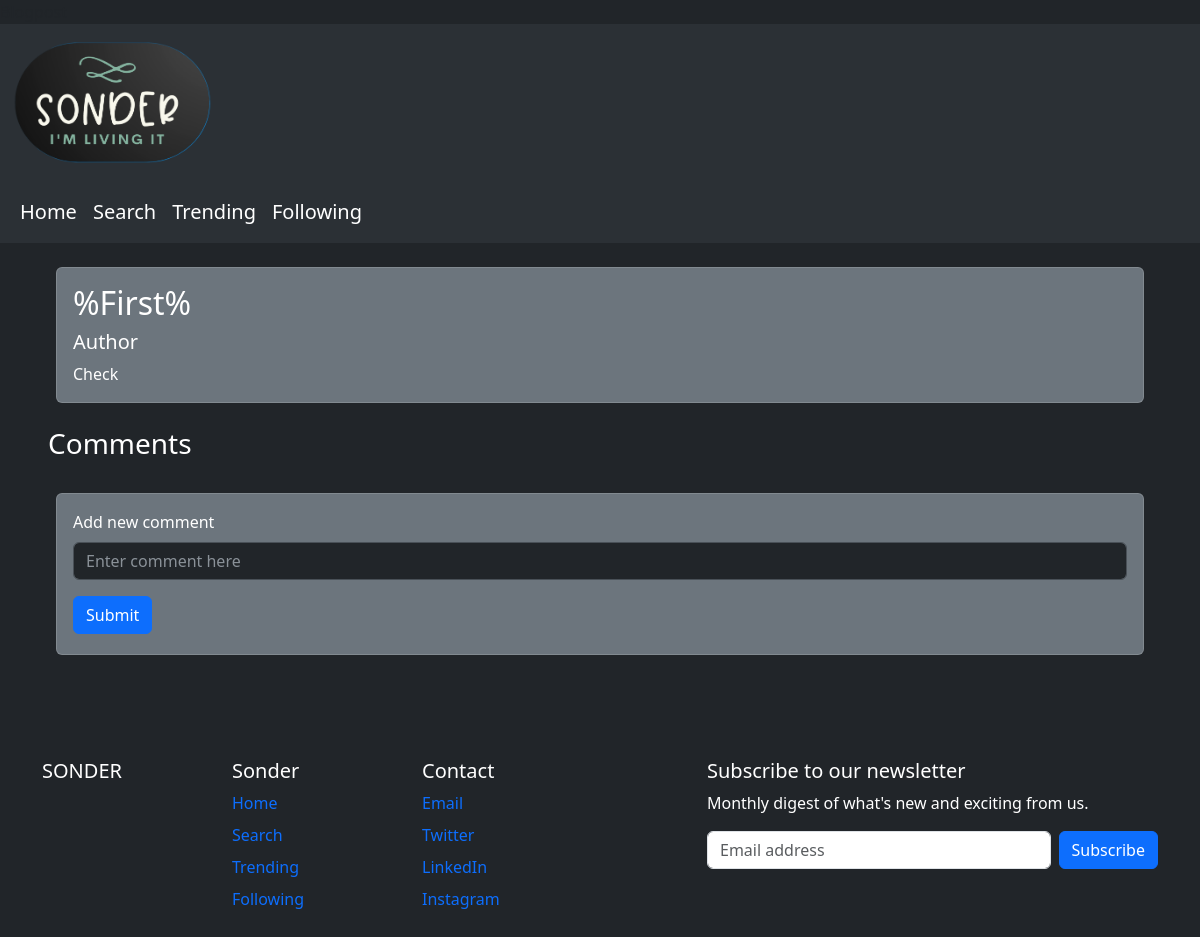
Before: /3 with the older database file.
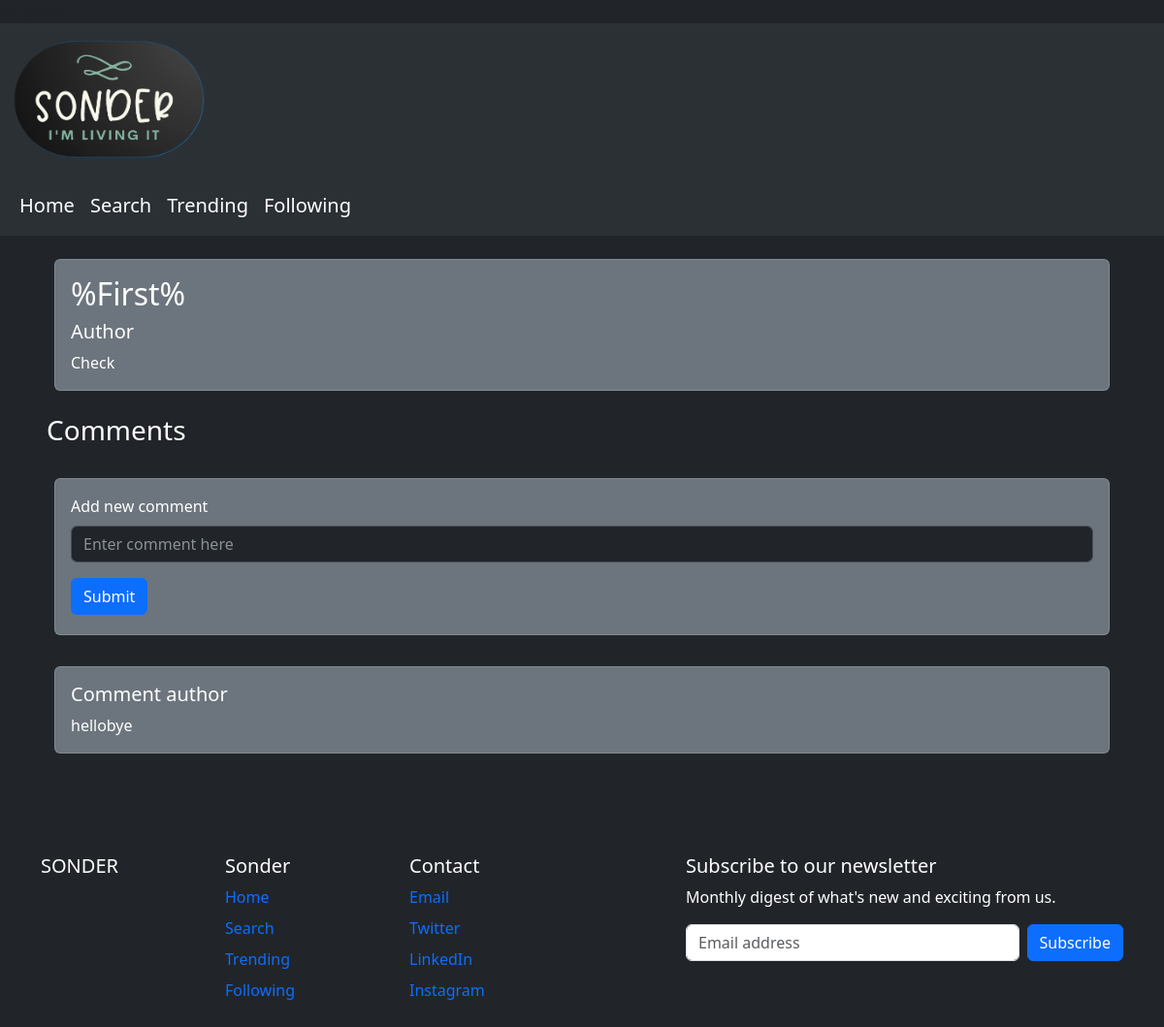
After: the same page with the newer database file.
### tables this page shows
CREATE TABLE posts (
    id INTEGER PRIMARY KEY AUTOINCREMENT,
    created TIMESTAMP NOT NULL DEFAULT CURRENT_TIMESTAMP,
    title TEXT NOT NULL,
    content TEXT NOT NULL
);

CREATE TABLE comments (
    comment_id INTEGER PRIMARY KEY AUTOINCREMENT,
    created TIMESTAMP NOT NULL DEFAULT CURRENT_TIMESTAMP,
    post_id INTEGER NOT NULL,
    content TEXT NOT NULL
);

### app.py (the view, shortened to what this page needs)
@app.route('/<int:postId>', methods=('GET', 'POST'))
def viewPost(postId):
    post = getPost(postId)
    comments = getComments(postId)
    return render_template('blogpost.html', posts=post, comments=comments)

### app.py (called while the page is built)
def get_db_connection():
    conn = sqlite3.connect('database.db')
    conn.row_factory = sqlite3.Row
    return conn

def getPost(postId):
    conn = get_db_connection()
    post = conn.execute('SELECT * FROM posts WHERE id = ?', (postId,)).fetchone()
    conn.close()
    if post is None:
        abort(404)
    return post

def getComments(postId):
    conn = get_db_connection()
    comments = conn.execute('SELECT * FROM comments WHERE post_id = ?', (postId,)).fetchall()
    conn.close()
    if comments is None:
        return {}
    return comments

### templates/blogpost.html (shortened to what this page needs)
{% extends 'base.html' %}
{% block body %}
      <div class="d-grid gap-3">
        <div class="p-2 bg-dark text-white mx-5 mt-3" data-bs-theme="dark">
            <div class="card bg-secondary text-white" data-bs-theme = "dark">
                <div class="card-body">
                  <h2 class="card-title">{{posts.title}}</h2>
                  <h5> Author </h5>
                  <p class="card-text">{{posts.content}}</p>
                </div>
              </div>
        </div>
        <div><h3 class = "text-white mx-5">Comments</h3></div>
        <div class="p-2 bg-dark text-white mx-5" data-bs-theme="dark">
          <div class="card bg-secondary text-white" data-bs-theme = "dark">
          <div class="card-body">
        <form method="post">
        <div class="mb-3">
          <label for="exampleInputComment1" class="form-label text-white">Add new comment</label>
          <input type="text" class="form-control" id="exampleInputComment1" placeholder="Enter comment here" name="content"></input>
        </div>
        <button type="submit" class="btn btn-primary mb-1">Submit</button>
      </form>
    </div>
  </div>
</div>
        {%for comment in comments%}
        <div class="p-2 bg-dark text-white mx-5" data-bs-theme="dark">
            <div class="card bg-secondary text-white" data-bs-theme = "dark">
                <div class="card-body">
                  <h5> Comment author </h5>
                  <p class="card-text">{{comment.content}}</p>
                </div>
              </div>
        </div>
        {% endfor %}
      </div>
{% endblock %}

### templates/base.html (shortened to what this page needs)
<!doctype html>
<html lang="en">
  <head>
    <link href="https://cdn.jsdelivr.net/npm/bootstrap@5.3.0-alpha2/dist/css/bootstrap.min.css" rel="stylesheet">
  </head>
  <body class = bg-dark>
    <nav class="navbar navbar-expand-lg bg-body-tertiary bg-dark" data-bs-theme="dark">
        <div class="container-fluid">
            <a class="navbar-brand" href="index.html">
                <img src="{{ url_for('static', filename='logo.png') }}" width="200" height="130" class="d-inline-block align-text-top" />
            </a>
        </div>
        </nav>
    <nav class="navbar navbar-expand-lg bg-body-tertiary bg-dark sticky-top fs-5"  data-bs-theme="dark">
    <div class="container-fluid">
        <div class="collapse navbar-collapse" id="navbarSupportedContent">
        <ul class="navbar-nav me-auto mb-2 mb-lg-0">
            <li class="nav-item">
            <a class="nav-link active" aria-current="page" href="/">Home</a>
            </li>
            <li class="nav-item">
            <a class="nav-link active" aria-current="page" href="/search">Search</a>
            </li>
            <li class="nav-item">
            <a class="nav-link active" aria-current="page" href="/trending">Trending</a>
            </li>
            <li class="nav-item">
            <a class="nav-link active" aria-current="page" href="#">Following</a>
            </li>
        </ul>
        </div>
    </div>
    </nav>
    {% block body %}
    {% endblock %}
      <div class="container mt-5">
        <footer class="py-5 text-white">
          <div class="row">
            <div class="col-6 col-md-2 mb-3">
              <h5><a href="index.html" class = "nav-link p-0"> SONDER</a></h5>
            </div>
            <div class="col-6 col-md-2 mb-3">
              <h5>Sonder</h5>
              <ul class="nav flex-column">
                <li class="nav-item mb-2"><a href="/" class="nav-link p-0">Home</a></li>
                <li class="nav-item mb-2"><a href="/search" class="nav-link p-0">Search</a></li>
                <li class="nav-item mb-2"><a href="/trending" class="nav-link p-0">Trending</a></li>
                <li class="nav-item mb-2"><a href="#" class="nav-link p-0">Following</a></li>
              </ul>
            </div>
            <div class="col-6 col-md-2 mb-3">
              <h5>Contact</h5>
              <ul class="nav flex-column">
                <li class="nav-item mb-2"><a href="mailto:sonder@gmail.com" class="nav-link p-0">Email</a></li>
                <li class="nav-item mb-2"><a href="https://twitter.com" class="nav-link p-0">Twitter</a></li>
                <li class="nav-item mb-2"><a href="https://linked.com" class="nav-link p-0">LinkedIn</a></li>
                <li class="nav-item mb-2"><a href="https://instagram.com" class="nav-link p-0">Instagram</a></li>
              </ul>
            </div>
            <div class="col-md-5 offset-md-1 mb-3">
              <form>
                <h5>Subscribe to our newsletter</h5>
                <p>Monthly digest of what's new and exciting from us.</p>
                <div class="d-flex flex-column flex-sm-row w-100 gap-2">
                  <input id="newsletter1" type="text" class="form-control" placeholder="Email address">
                  <button class="btn btn-primary" type="button">Subscribe</button>
                </div>
              </form>
            </div>
          </div>
        </footer>
      </div>
  </body>
</html>

Changed rows visible on the page:
added comments: content "hellobye"
